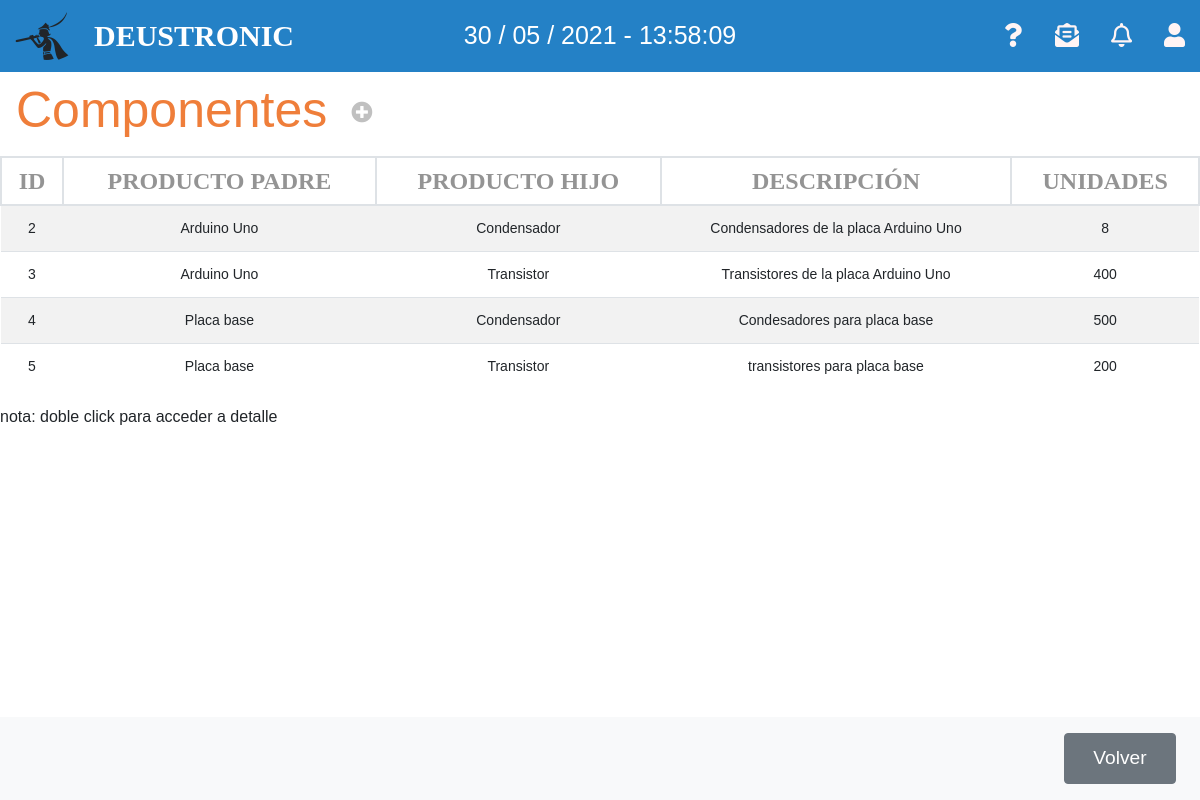
The page /appEntrega/componentes/ on the database as committed earlier.
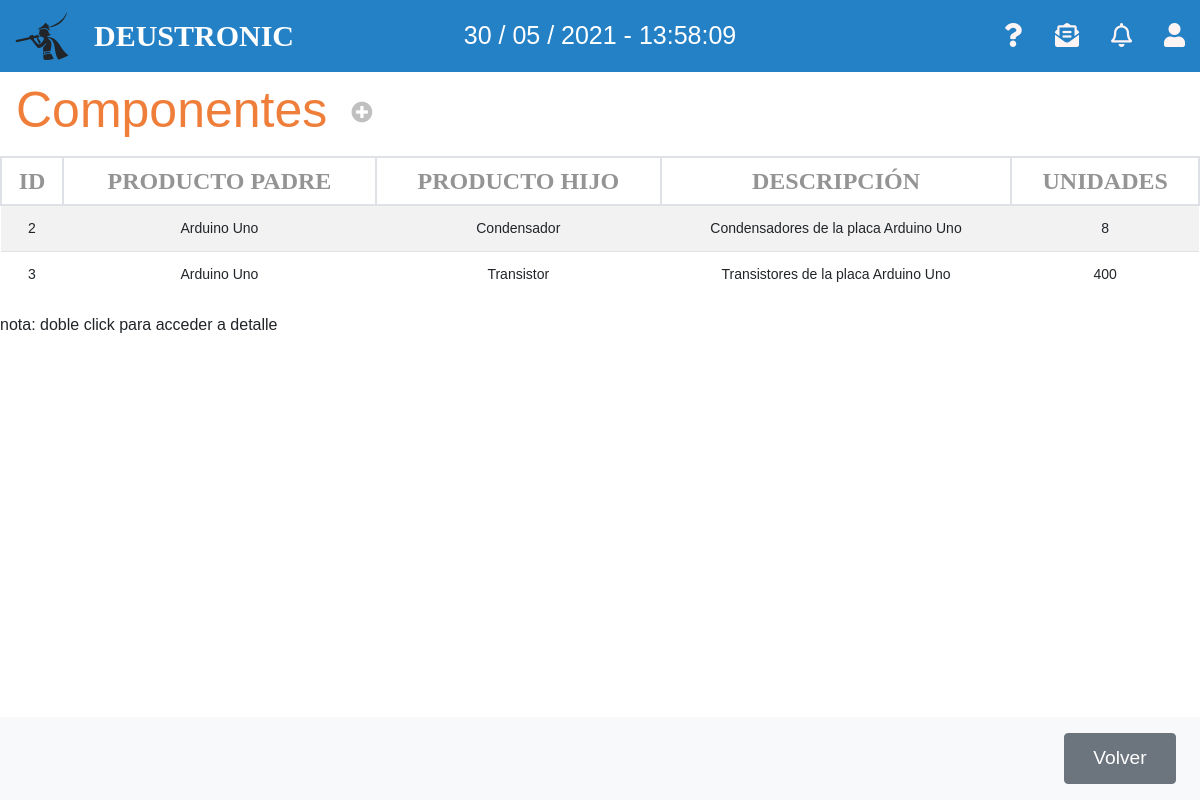
The same page on the database as committed later.
### appEntrega/models.py (models this page shows, shortened)
class Componente(models.Model):
    componente_producto_padre = models.ForeignKey(Producto, related_name='producto_padre', null=False,
                                                  on_delete=models.CASCADE,
                                                  default=0)
    componente_producto = models.ForeignKey(Producto, related_name='producto', null=False, on_delete=models.CASCADE,
                                            default=0)
    componente_unidades = models.PositiveIntegerField(default=1)
    componente_descripcion = models.CharField(max_length=250)

class Producto(models.Model):
    producto_referencia = models.CharField(max_length=13, primary_key=True)
    producto_nombre = models.CharField(max_length=50)
    producto_descripcion = models.CharField(max_length=250)
    producto_categoria = models.CharField(max_length=50)
    producto_precio = models.DecimalField(max_digits=10, decimal_places=2, default=0)
    producto_pdf = models.FileField(blank=True,null=True)

### appEntrega/views.py (the view)
# urls.py: path('componentes/', ComponenteListView.as_view(), name='listaComponente'),
class ComponenteListView(ListView):
    model = Componente
    template_name = 'listaComponentes.html'
    context_object_name = 'lista_componentes'

### appEntrega/templates/listaComponentes.html
{% extends 'base.html' %}
{% block content %}
<div class="">
    <nav class="navbar navbar-light table-navbar">
        <h2 class="orange-color">Componentes</h2>
        <ul class="navbar-nav mr-auto flex-row">
            <li class="nav-item m-0 ml-3">
                <i class="fas fa-plus-circle fa-lg c-grey"
                    onclick="location.href='http://127.0.0.1:8000/appEntrega/componentes/nuevo/'"></i>
            </li>
        </ul>
    </nav>
</div>
<div class="row">
    <div class="col-md-12">
        <table class="table-deustronic table table-striped table-hover">
            <thead>
                <tr>
                    <th>ID</th>
                    <th>PRODUCTO PADRE</th>
                    <th>PRODUCTO HIJO</th>
                    <th>DESCRIPCIÓN</th>
                    <th>UNIDADES</th>
                </tr>
            </thead>
            <tbody>
                {% if lista_componentes %}
                {% for comp in lista_componentes %}
                <tr ondblclick="location.href='http://127.0.0.1:8000/appEntrega/componentes/{{comp.pk}}/editar'">
                    <td>{{comp.pk}}</td>
                    <td>{{comp.componente_producto_padre.producto_nombre}}</td>
                    <td>{{comp.componente_producto.producto_nombre}}</td>
                    <td>{{comp.componente_descripcion}}</td>
                    <td>{{comp.componente_unidades}}</td>
                </tr>
                {% endfor %}
                {% else %}
                <tr>
                    <td colspan="5">
                        <p>No existen Componentes</p>
                    </td>
                </tr>
                {% endif %}
            </tbody>
        </table>
        <p>nota: doble click para acceder a detalle</p>
    </div>
</div>
<nav class="navbar navbar-light bg-light fixed-bottom">
    <div class="form-inline ml-auto">
        <button onclick="location.href='http://127.0.0.1:8000/appEntrega'" class="btn boton-nav btn-secondary m-2"
            type="button">Volver</button>
    </div>
</nav>
{% endblock %}

### appEntrega/templates/base.html (shortened to what this page needs)
<!DOCTYPE html>
{% load static %}
<html lang="es">
<head>
    <link rel="stylesheet" href="https://use.fontawesome.com/releases/v5.5.0/css/all.css">
    <link rel="stylesheet" type="text/css" href="{% static '/style/bootstrap.css' %}">
    <link rel="stylesheet" type="text/css" href="{% static '/style/styles.css' %}">
    <link rel="stylesheet" type="text/css" href="{% static '/style/index.css' %}">
    <link rel="stylesheet" type="text/css" href="{% static '/style/table.css' %}">
    <link rel="stylesheet" type="text/css" href="{% static '/style/productos.css' %}">
    <link rel="stylesheet" type="text/css" href="{% static '/style/header.css' %}">
    <link rel="stylesheet" type="text/css" href="{% static '/style/forms.css' %}">
    <link rel="stylesheet" type="text/css" href="{% static '/style/modal.css' %}">
    <link rel="stylesheet" type="text/css" href="{% static '/style/settings.css' %}">
    <link rel="stylesheet" type="text/css" href="{% static '/style/correo.css' %}">
</head>
<body>
    <header class="cabeceraPortada">
        <div class="py-1">
            <div class="container-header row justify-content-between align-items-center my-2">
                <div class="col-4 d-flex align-items-center justify-content-strart">
                    <i class="icono-header fab fa-pied-piper-alt logo_empresa"></i>
                    <h1><a class="tituloenlaceP1" href="http://127.0.0.1:8000/appEntrega/"> DEUSTRONIC
                        </a></h1>
                </div>
                <div class="col-4 d-flex align-items-center justify-content-center reloj">
                    <span class="fecha"></span>
                </div>
                <nav class="col-4 d-flex botonesHeader justify-content-end">
                    <ul class="d-flex">
                        <li><a class="a" href=""><i class="icono-nav fas fa-question"></i></a></li>
                        <li><a class="a" href=""><i class="icono-nav fas fa-envelope-open-text"></i></a></li>
                        <li><a class="a" href=""><i class="icono-nav far fa-bell"></i></a></li>
                        <li><a class="a" href=""><i class="icono-nav fas fa-user"></i></a></li>
                    </ul>
                </nav>
            </div>
        </div>
    </header>
    {% block content %}
    {% endblock %}
</body>
</html>

### appEntrega/static/style/styles.css (style rules this page uses)
.orange-color, .orange-color:hover { color: rgb(239, 126, 58) !important; font-weight: 100 !important; }
* { font-family: 'FiraSans-Regular', sans-serif; }
html { overflow-x: hidden; overflow-y: overlay; }
html, body { height: 100%; }
body { margin: 0; }
i { cursor: pointer !important; }
ul { padding: 0 !important; }

### appEntrega/static/style/table.css (style rules this page uses)
table { overflow: scroll; }
table td { vertical-align: middle !important; }
.table-deustronic th { color: #949494; font-weight: bold; font-size: 1.5rem; padding: 5px 10px; border: 2px solid #dee2e6; font-family: FiraSans-Regular, Calibri, Verdana; text-align: center !important; }
.table-deustronic td { font-size: 14px; padding: auto; text-align: center !important; cursor: pointer !important; }
.table-navbar { position: sticky; z-index: 1; top: 0; width: 100%; }

### appEntrega/static/style/productos.css (style rules this page uses)
.navbar-nav .nav-item { padding: 0 .5rem; }
.c-grey { color: silver !important; }
.boton-nav { width: 7rem; height: 3.2rem !important; color: white !important; font-weight: 400; font-size: 1.2rem; text-decoration: none; outline-style: none; }

### appEntrega/static/style/header.css (style rules this page uses)
header.cabeceraPortada { background-color: #2481c6; width: 100%; overflow: hidden; }
.tituloenlaceP1 { color: rgb(255, 255, 255); font-size: 30px !important; font-weight: bold; margin-left: 25px; top: -30px; text-decoration: none; overflow-y: hidden; }
h2 { padding: 0px; color: #1c3d79; font-size: 50px; font-family: 'Franklin Gothic Medium', 'Arial Narrow', Arial, sans-serif }
.a { text-decoration: none; font-family: 'Courier New', Courier, monospace; font-size: 30px; color: #fff4f4; }
li { list-style: none; margin-right: 2rem; }
li:last-of-type { margin-right: 0; }
.logo_empresa { text-decoration: none; font-size: 40px; }
a.tituloenlaceP1 { text-decoration: none; font-family: Georgia, 'Times New Roman', Times, serif; font-size: auto; color: #ffffff; float: left; }
.container-header { width: auto; margin: 0 auto; }
ul { margin: 0 !important; }
h1 { margin: 0 !important; }
.botonesHeader { justify-content: end; }
.icono-header { font-size: 3rem !important; }
.icono-nav { font-size: 1.5rem !important; }
.reloj { text-align: center; margin: auto; }
.fecha { color: white; font-size: 25px !important; }

### appEntrega/static/style/modal.css (style rules this page uses)
:root { --lightgray: #efefef; --blue: steelblue; --white: #fff; --black: rgba(0, 0, 0, 0.92); }
* { padding: 0; margin: 0; }
a { color: inherit; text-decoration: none; }

### appEntrega/static/style/settings.css (style rules this page uses)
:root { --font-size: 1; }
body { font-size: calc(var(--font-size) * 1em); }

Rows that differ between the two databases and show on the page:
removed Componente: pk "4", componente_producto_padre.producto_nombre "Placa base", componente_producto.producto_nombre "Condensador", componente_descripcion "Condesadores para placa base", componente_unidades "500"
removed Componente: pk "5", componente_producto_padre.producto_nombre "Placa base", componente_producto.producto_nombre "Transistor", componente_descripcion "transistores para placa base", componente_unidades "200"
